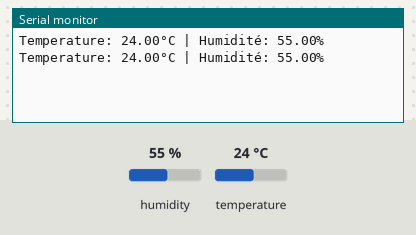
A sketch run on a simulated Arduino Uno, built with avr-gcc and run on an emulated ATmega328P. On the bench: the last lines printed to the serial monitor. Inputs (shaded band) come from the test bench; at power-on: humidity 55 %, temperature 24 °C.

Above: at 2.8 s.
2.9 s: humidity set to 22 %
At 5.0 s:
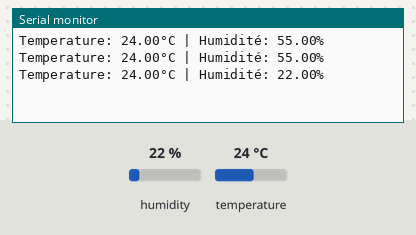
5.6 s: temperature set to 12 °C
At 7.4 s:
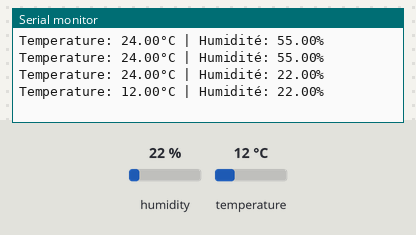
8.3 s: humidity set to 40 %
At 11.0 s:
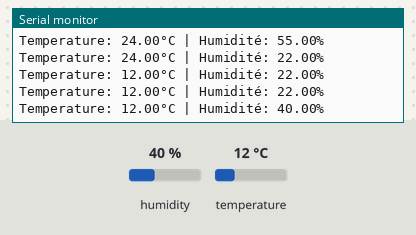
Timing chart, 0 to 12.5 s (numbered marks = the images above; inputs shaded):
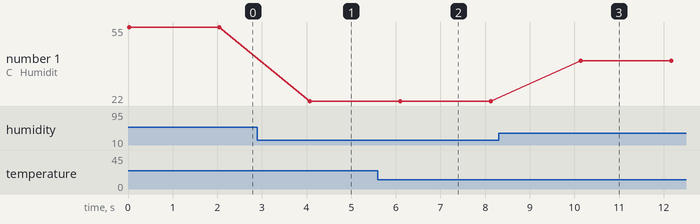

Measured:
- after the input at 2.9 s, the serial monitor: prints a new line after 1.2 s (image 1)
- after the input at 5.6 s, the serial monitor: prints a new line after 0.50 s (image 2)
- after the input at 8.3 s, the serial monitor: prints a new line after 1.8 s (image 3)
- plotted number 1: 55 → 22 after the input at 2.9 s, 22 → 40 after the input at 8.3 s

The sketch:

05-dht11-sensor.ino
```cpp
#include <DHT.h>
#define DHTPIN 2
#define DHTTYPE DHT11
DHT dht(DHTPIN, DHTTYPE);

void setup() {
  dht.begin();
  Serial.begin(9600);
}

void loop() {
  float humidity = dht.readHumidity();
  float temperature = dht.readTemperature();

  Serial.print("Temperature: ");
  Serial.print(temperature);
  Serial.print("°C");
  Serial.print(" | ");
  Serial.print("Humidité: ");
  Serial.print(humidity);
  Serial.println("%");

  delay(2000);
}
```
